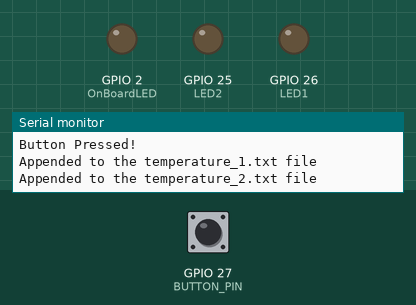
This sketch was run on a simulated ESP32. Shown: output pins drawn as LEDs (lit = HIGH), the last lines printed to the serial monitor. Dashed ring = blinking. Inputs (shaded band) come from the test bench; at power-on: GPIO 27 (BUTTON_PIN) HIGH. WiFi joins after 1.5 s; servers stay silent unless stated; the local clock reads 2024-03-15 10:24:30 at power-on unless the sketch sets it; storage starts empty.

Above: at 3.5 s.
3.6 s: GPIO 27 (BUTTON_PIN) pulled LOW for 0.15 s
At 3.91 s:
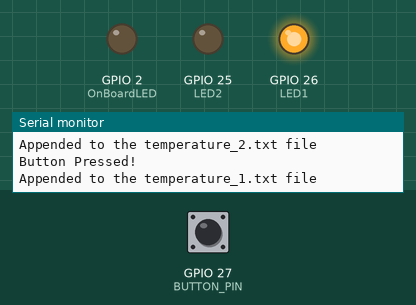
5.5 s: GPIO 27 (BUTTON_PIN) pulled LOW for 3.2 s
At 9.3 s:
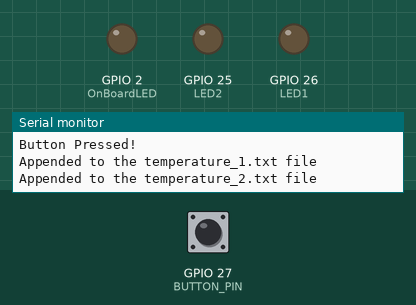
10.4 s: GPIO 27 (BUTTON_PIN) pulsed LOW 2 times (0.12 s each, 0.3 s apart)
At 11.04 s:
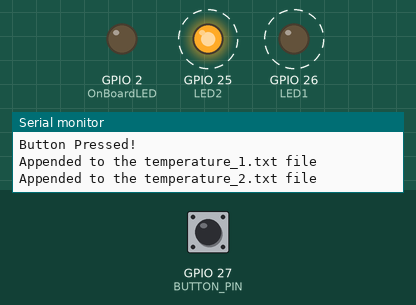
Timing chart, 0 to 13.4 s (numbered marks = the images above; inputs shaded):
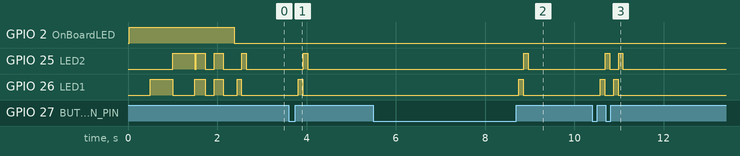

The sketch:

box_c_v001.ino
```cpp
/*
* Arduino Date adjustment and monitoring to PP project
*
* Crated by Jose Artur Teixeira Brasil,
* jose.brasil@utsa.edu
*
*
*
*/

//Libraries
#include <DS3231.h>
#include <Wire.h>
#include <time.h>
#include <WiFi.h>
#include <OneWire.h>
#include <DallasTemperature.h>


//Temperature 1 setup
#define TempSensorPin 17
#define OnBoardLED 2
OneWire oneWire(TempSensorPin);
DallasTemperature sensors(&oneWire);
float Celcius=0;
float Fahrenheit=0;

//Temperature 2 setup
#define TempSensorPin2 4
OneWire oneWire2(TempSensorPin2);
DallasTemperature sensors2(&oneWire2);
float Celcius2=0;
float Fahrenheit2=0;

//Temperature calibration factors:

float f3 = 0.9924;
float f2 = 0.9900;

//Date and time RTC setup
DS3231 RTC;
RTClib myRTC;

const char* ntpServer = "pool.ntp.org";
const long gmtOffset_sec = -18000;
const int daylightOffset_sec = 0;
const char* ssid = "ONEPLUS_co_apyjsi";
const char* password = "yjsi5896";
char DateAndTimeString[20];
char DateAndTimeNow[20];
byte seconds;
byte sec;
byte minutes;
byte mins;
byte hours;
byte hr;
byte day;
byte d;
byte month;
byte m;
int year;
int y;
int wifiTries = 0;
boolean time_error = false;

//Time setup
unsigned long startMillis;
unsigned long currentMillis;
unsigned long temperatureMillis;
unsigned long blinkMillis;
unsigned long blinkCurrentMillis;
unsigned long lastRainfallMillis = 0; // Variable to hold the last time the reading was taken
unsigned long debounceTime = 100; // Time interval to sum up values (in milliseconds)

bool blinkState = 0;
const unsigned long timeadjPeriod = 86400000;
const unsigned long temperaturePeriod = 300000;
const unsigned long blinkPeriod = 1000;

//SD card setup
#define SCK  18
#define MISO  19
#define MOSI  23
#define CS  13

#include <SPI.h>
#include <SD.h>

File myFile;
String header;
String data_str;

// LED and Button
#define LED1 26
#define LED2 25
#define BUTTON_PIN 27

bool buttonState = false;
bool lastButtonState = false;

unsigned long lastLEDChange = 0;
unsigned long blinkInterval = 500; // for alternating blink during Wi-Fi connect

bool led1State = LOW;
bool led2State = LOW;
bool ledState = false;
bool wifiConnected = false;

void setup() {
  Serial.begin(115200);

  sensors.begin();
  sensors2.begin();
  pinMode(OnBoardLED, OUTPUT);

  //Temperature configuration
  startMillis = millis();
  temperatureMillis = millis();
  blinkMillis = millis();

  //LED and Button
  pinMode(LED1, OUTPUT);
  pinMode(LED2, OUTPUT);
  pinMode(BUTTON_PIN, INPUT_PULLUP);
  //WiFi configuration
  Wire.begin();
  WiFi.begin(ssid, password);
  Serial.println("Connecting to the Wi-Fi");
  digitalWrite(OnBoardLED, HIGH);

  while (!wifiConnected && wifiTries < 60) {
      if (WiFi.status() != WL_CONNECTED) {
          if (millis() - lastLEDChange >= blinkInterval) {
              // Alternate the LEDs
              if (ledState) {
                  digitalWrite(LED1, LOW);
                  digitalWrite(LED2, HIGH);
              } else {
                  digitalWrite(LED1, HIGH);
                  digitalWrite(LED2, LOW);
              }
              ledState = !ledState;
              lastLEDChange = millis();
              wifiTries++;
          }
      } else {
          wifiConnected = true;
      }
  }

  if (wifiConnected) {
    // Blink both LEDs twice to indicate successful connection
    for (int i = 0; i < 2; i++) {
        digitalWrite(LED1, HIGH);
        digitalWrite(LED2, HIGH);
        delay(200);
        digitalWrite(LED1, LOW);
        digitalWrite(LED2, LOW);
        delay(200);
    }
  } else {
      Serial.println("Failed to connect to WiFi after 120 tries");
  }

  //SD card configuration
  SPI.begin(SCK, MISO, MOSI, CS);

  Serial.println("Initializing SD card");
    if (!SD.begin(CS)) {
      Serial.println("SD card initialization failed!");
    while (1){
      digitalWrite(LED1, HIGH);  // turn LED1 ON
      digitalWrite(LED2, HIGH);  // turn LED2 ON
      delay(500);                // wait for 500ms
      digitalWrite(LED1, LOW);   // turn LED1 OFF
      digitalWrite(LED2, LOW);   // turn LED2 OFF
      delay(500);                // wait for 500ms
    }
  }
  Serial.println("SD card initialization done");

  createTemperatureFile(1);
  createTemperatureFile(2);
  createTestFile();

  //RTC configuration
  configTime(gmtOffset_sec, daylightOffset_sec, ntpServer);
  printLocalTime();
  adjustRTC();
  digitalWrite(OnBoardLED, LOW);
}

void loop() {
  currentMillis = millis();
  blinkCurrentMillis = millis();

  if (currentMillis - startMillis >= timeadjPeriod) {
    adjustRTC();
    startMillis = currentMillis;
  }

  if (currentMillis - temperatureMillis >= temperaturePeriod) {
    // Reading temperature from the first sensor
    sensors.requestTemperatures();
    Celcius=sensors.getTempCByIndex(0);
    Fahrenheit=sensors.toFahrenheit(Celcius);
    Fahrenheit = Fahrenheit * f3;

//
    // Reading temperature from the second sensor
    sensors2.requestTemperatures();
    Celcius2=sensors2.getTempCByIndex(0);
    Fahrenheit2=sensors2.toFahrenheit(Celcius2);
    Fahrenheit2 = Fahrenheit2 * f2;

    // Getting the current time
    RTCTimeNow();

    // Logging the first temperature
    Serial.print(DateAndTimeString);
    Serial.print(" Sensor 1: ");
    Serial.print(Fahrenheit);
    Serial.print(" Sensor 2: ");
    Serial.print(Fahrenheit2);
    Serial.println();

    temperatureMillis = currentMillis;

    // Saving the temperatures to their respective files
    saveTemperatureValue(1, Fahrenheit);
    saveTemperatureValue(2, Fahrenheit2);
  }

  // Check button press
  bool currentButtonState = digitalRead(BUTTON_PIN);

  if (currentButtonState == HIGH && lastButtonState == LOW) {
      // button has been pressed
      delay(50);  // debounce delay
      if(digitalRead(BUTTON_PIN) == HIGH) {  // check the button state again after the debounce delay
          Serial.println("Button Pressed!");  // Debug message for button press

          // Save value to SD card and blink if succeed
          RTCTimeNow();
          temperatureTest(1, Fahrenheit);
          temperatureTest(2, Fahrenheit2);
      }
  }
  lastButtonState = currentButtonState;
}

void printLocalTime(){
  struct tm timeinfo;
  if(!getLocalTime(&timeinfo)){
    Serial.println("Failed to obtain time with the online server");
    return;
  }
  Serial.println(&timeinfo, "%Y-%m-%d %H:%M:%S");
}

byte getSeconds() {
  struct tm timeinfo;
  if(!getLocalTime(&timeinfo)){
    Serial.println("Error obtaining the date and time with the online server. Possibly the Wi-Fi is not connected. The RTC time will be used instead");
    time_error = true;
    return time_error;
  }
  sec = timeinfo.tm_sec;
  return sec;
}

byte getMinutes() {
  struct tm timeinfo;
  if(!getLocalTime(&timeinfo)){
    Serial.println("Error obtaining the date and time with the online server. Possibly the Wi-Fi is not connected. The RTC time will be used instead");
    time_error = true;
    return time_error;
  }
  mins = timeinfo.tm_min;
  return mins;
}

byte getHours() {
  struct tm timeinfo;
  if(!getLocalTime(&timeinfo)){
    Serial.println("Error obtaining the date and time with the online server. Possibly the Wi-Fi is not connected. The RTC time will be used instead");
    time_error = true;
    return time_error;
  }
  hr = timeinfo.tm_hour;
  return hr;
}

byte getDays() {
  struct tm timeinfo;
  if(!getLocalTime(&timeinfo)){
    Serial.println("Error obtaining the date and time with the online server. Possibly the Wi-Fi is not connected. The RTC time will be used instead");
    time_error = true;
    return time_error;
  }
  d = timeinfo.tm_mday;
  return d;
}

byte getMonths() {
  struct tm timeinfo;
  if(!getLocalTime(&timeinfo)){
    Serial.println("Error obtaining the date and time with the online server. Possibly the Wi-Fi is not connected. The RTC time will be used instead");
    time_error = true;
    return time_error;
  }
  m = timeinfo.tm_mon + 1;
  return m;
}

int getYears() {
  struct tm timeinfo;
  if(!getLocalTime(&timeinfo)){
    Serial.println("Error obtaining the date and time with the online server. Possibly the Wi-Fi is not connected. The RTC time will be used instead");
    time_error = true;
    return time_error;
  }
  y = timeinfo.tm_year - 100;
  return y;
}

void adjustRTC(){
  Serial.println("Adjusting the RTC timer based on the pool.ntp.org time");
  configTime(gmtOffset_sec, daylightOffset_sec, ntpServer);
  seconds = getSeconds();
  minutes = getMinutes();
  hours = getHours();
  day = getDays();
  month = getMonths();
  year = getYears();
  if (time_error == true){
    Serial.println("Error adjusting the RTC with the online server. Possibly the Wi-Fi is not connected");
    time_error = false;
    return;
  }
  else {
    Serial.println("Sucessfully adjusted the time");
    RTC.setClockMode(false);
    RTC.setYear(year);
    RTC.setMonth(month);
    RTC.setDate(day);
    RTC.setHour(hours);
    RTC.setMinute(minutes);
    RTC.setSecond(seconds);
  }
}

void RTCTimeNow() {
  DateTime now = myRTC.now();
  byte n_month = now.month();
  byte n_day = now.day();
  int n_year = now.year();
  byte n_hour = now.hour();
  byte n_minute = now.minute();
  byte n_second = now.second();

  sprintf_P(DateAndTimeString, PSTR("%4d-%02d-%02d %02d:%02d:%02d"), n_year, n_month, n_day, n_hour, n_minute, n_second);
}

void createTemperatureFile(int sensorNumber){
  String filename = "/box_c_temperature_" + String(sensorNumber) + ".txt";
  myFile = SD.open(filename.c_str(), FILE_WRITE);

  // if the file opened okay, write to it:
  if (myFile) {
    header = String("Date") + "," + "Temperature" + String(sensorNumber) + "\r\n";
    myFile.println(header.c_str());
    myFile.close();
    Serial.println("Temperature File " + String(sensorNumber) + " Created");
  } else {
    Serial.println("Error opening the temperature_" + String(sensorNumber) + ".txt file");
  }
}

void saveTemperatureValue(int sensorNumber, float temperature){
    String filename = "/box_c_temperature_" + String(sensorNumber) + ".txt";
    myFile = SD.open(filename.c_str(), FILE_APPEND);
    if (myFile) {
        data_str = String(DateAndTimeString) + "," + String(temperature) + "\r\n";
        myFile.println(data_str.c_str());
        myFile.close();
        Serial.println("Appended to the temperature_" + String(sensorNumber) + ".txt file");
        if (sensorNumber == 1) {
            digitalWrite(LED1, HIGH);
            delay(100); // short blink
            digitalWrite(LED1, LOW);
        } else if (sensorNumber == 2) {
            digitalWrite(LED2, HIGH);
            delay(100); // short blink
            digitalWrite(LED2, LOW);
        }
    } else {
        Serial.println("Error opening temperature_" + String(sensorNumber) + ".txt file");
    }
}

void createTestFile(){
  String filename = "/test.txt";
  myFile = SD.open(filename.c_str(), FILE_WRITE);

  // if the file opened okay, write to it:
  if (myFile) {
    Serial.println("Test File Created");
  } else {
    Serial.println("Error opening the button_presses.txt file");
  }
}

void temperatureTest(int sensorNumber, float temperature){
  String filename = "/test.txt";
  myFile = SD.open(filename.c_str(), FILE_APPEND);
  if (myFile) {
      data_str = String(DateAndTimeString) + "," + String(temperature) + "\r\n";
      myFile.println(data_str.c_str());
      myFile.close();
      Serial.println("Appended to the temperature_" + String(sensorNumber) + ".txt file");
      if (sensorNumber == 1) {
          digitalWrite(LED1, HIGH);
          delay(100); // short blink
          digitalWrite(LED1, LOW);
      } else if (sensorNumber == 2) {
          digitalWrite(LED2, HIGH);
          delay(100); // short blink
          digitalWrite(LED2, LOW);
      }
  } else {
      Serial.println("Error opening temperature_" + String(sensorNumber) + ".txt file");
  }
}
```

Measured:
- after the input at 3.6 s, GPIO 25 (LED2): LOW → HIGH after 0.32 s, → LOW 0.10 s later; GPIO 26 (LED1): LOW → HIGH after 0.21 s, → LOW 0.10 s later
- after the input at 5.5 s, GPIO 25 (LED2): LOW → HIGH after 3.4 s, → LOW 0.10 s later; GPIO 26 (LED1): LOW → HIGH after 3.3 s, → LOW 0.10 s later
- after the input at 10.4 s, GPIO 25 (LED2): alternates HIGH for 0.10 s and LOW for 0.20 s, 4 changes in all, then stays LOW, starting after 0.29 s; GPIO 26 (LED1): alternates HIGH for 0.10 s and LOW for 0.20 s, 4 changes in all, then stays LOW, starting after 0.18 s
